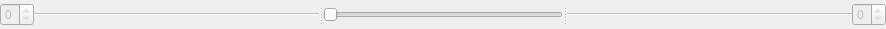
<?xml version="1.0" encoding="UTF-8"?>
<ui version="4.0">
 <class>TimeLine</class>
 <widget class="QWidget" name="TimeLine">
  <property name="enabled">
   <bool>false</bool>
  </property>
  <property name="geometry">
   <rect>
    <x>0</x>
    <y>0</y>
    <width>886</width>
    <height>29</height>
   </rect>
  </property>
  <property name="sizePolicy">
   <sizepolicy hsizetype="Preferred" vsizetype="Fixed">
    <horstretch>0</horstretch>
    <verstretch>0</verstretch>
   </sizepolicy>
  </property>
  <property name="windowTitle">
   <string>Form</string>
  </property>
  <property name="toolTip">
   <string/>
  </property>
  <property name="statusTip">
   <string/>
  </property>
  <property name="whatsThis">
   <string/>
  </property>
  <layout class="QHBoxLayout" name="horizontalLayout">
   <property name="spacing">
    <number>0</number>
   </property>
   <property name="leftMargin">
    <number>0</number>
   </property>
   <property name="topMargin">
    <number>0</number>
   </property>
   <property name="rightMargin">
    <number>0</number>
   </property>
   <property name="bottomMargin">
    <number>0</number>
   </property>
   <item>
    <widget class="QSpinBox" name="timeBegin">
     <property name="toolTip">
      <string>Change first time step</string>
     </property>
     <property name="statusTip">
      <string>Change first time step</string>
     </property>
     <property name="whatsThis">
      <string>Change first time step</string>
     </property>
     <property name="frame">
      <bool>true</bool>
     </property>
     <property name="maximum">
      <number>0</number>
     </property>
    </widget>
   </item>
   <item>
    <widget class="QWidget" name="widget" native="true">
     <property name="sizePolicy">
      <sizepolicy hsizetype="MinimumExpanding" vsizetype="Preferred">
       <horstretch>0</horstretch>
       <verstretch>0</verstretch>
      </sizepolicy>
     </property>
     <layout class="QHBoxLayout" name="horizontalLayout_2">
      <property name="spacing">
       <number>0</number>
      </property>
      <property name="leftMargin">
       <number>0</number>
      </property>
      <property name="topMargin">
       <number>0</number>
      </property>
      <property name="rightMargin">
       <number>0</number>
      </property>
      <property name="bottomMargin">
       <number>0</number>
      </property>
      <item>
       <widget class="QSplitter" name="splitter">
        <property name="orientation">
         <enum>Qt::Horizontal</enum>
        </property>
        <property name="childrenCollapsible">
         <bool>true</bool>
        </property>
        <widget class="Line" name="lineEnd">
         <property name="orientation">
          <enum>Qt::Horizontal</enum>
         </property>
        </widget>
        <widget class="QSlider" name="slider">
         <property name="toolTip">
          <string>Change time step</string>
         </property>
         <property name="statusTip">
          <string>Change time step</string>
         </property>
         <property name="whatsThis">
          <string>Change time step</string>
         </property>
         <property name="orientation">
          <enum>Qt::Horizontal</enum>
         </property>
        </widget>
        <widget class="Line" name="lineBegin">
         <property name="orientation">
          <enum>Qt::Horizontal</enum>
         </property>
        </widget>
       </widget>
      </item>
     </layout>
    </widget>
   </item>
   <item>
    <widget class="QSpinBox" name="timeEnd">
     <property name="toolTip">
      <string>Change last time step</string>
     </property>
     <property name="statusTip">
      <string>Change last time step</string>
     </property>
     <property name="whatsThis">
      <string>Change last time step</string>
     </property>
     <property name="accelerated">
      <bool>false</bool>
     </property>
     <property name="maximum">
      <number>0</number>
     </property>
    </widget>
   </item>
  </layout>
 </widget>
 <resources/>
 <connections/>
</ui>
